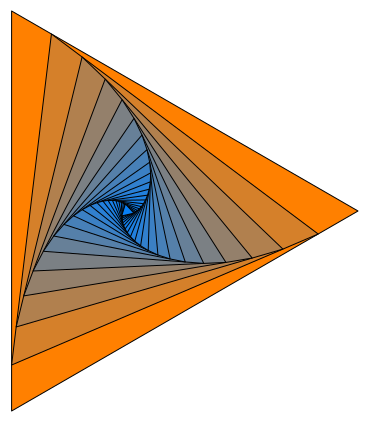

The Python source for this figure:
from turtle import *
from canvasvg import *
radians()
from math import *
shape('triangle')
s=20
phi=6.89637
f=0.83282
c=1
ratio=0.885  #0.885 for initial f in Seven Ways to Use Python slide
calc_f=sqrt(pow(ratio,2) + pow(1-ratio,2)- 2*ratio*(1-ratio)*cos(pi/3))
calc_phi=asin(sin(pi/3)/calc_f*(1-ratio))
print("phi",radians(phi),"calc_phi",calc_phi,"f",f,"calc_f",calc_f)
calc_phi
for i in range(20):
   shapesize(s)
   fillcolor(c,0.5,1-c)
   stamp()
   s *=calc_f
   c *=calc_f
   rt(calc_phi)

saveall("triangle_spiral.svg",Screen()._canvas)
